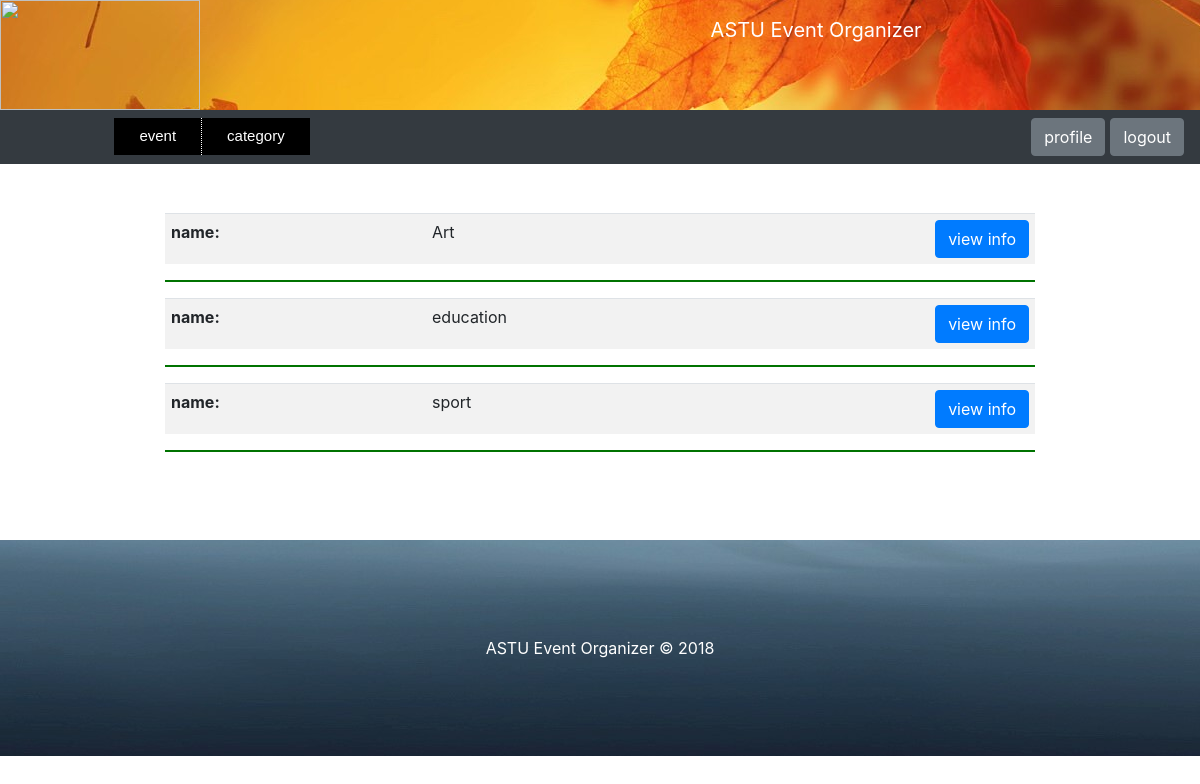
Screenshot of /view-category/ (signed in) with the database file from the repository.
### event/models.py (models this page shows, shortened)
class Category(models.Model):
    name = models.CharField(max_length=200, unique=True)
    description = models.TextField(blank=True)
    photo = models.ImageField(upload_to='', blank=True)
    def image_tag(self):
        return mark_safe('<img src="%s" width="150" height="150"/>' % self.photo.url)
    image_tag.short_description = 'Photo'
    image_tag.allow_tags = True

### event/views.py (the view)
# urls.py: path('view-category/', views.view_category, name='view_category'),
def view_category(request):
    organization_email = request.session.get('organization_auth')
    if not organization_email:
        raise Http404("You are not Logged in")
    category = Category.objects.all().order_by('name')
    for i in category:
        i.image = "Images/" + str(i.photo)
    return render(request, 'webpages/view_category.html', {'category': category})

### event/templates/webpages/view_category.html (shortened to what this page needs)
<!DOCTYPE html>
<html lang="en">
    <head class="header-site">
        {% load static %}
        {% load filter %}
            {% include "webpages/organization_homepage.html" %}
        <link rel="stylesheet" href="{% static 'files/bootstrap/css/bootstrap.css' %}"  type="text/css" >
        <link rel="stylesheet" href="{% static 'files/style2.css' %}"  type="text/css" >
        <link rel="stylesheet" href="{% static 'files/style3.css' %}"  type="text/css" >
        <link rel="stylesheet" href="{% static 'files/style4.css' %}"  type="text/css" >
        <link rel="stylesheet" href="{% static 'files/style5.css' %}"  type="text/css" >
        <link rel="stylesheet" href="{% static 'files/style6.css' %}"  type="text/css" >
    </head>
    <body>
        {% for i in category %}
            <div class="container col-9">
                <table class="table table-striped" >
                    <tr>
                        <td style="width: 30%;"><strong>name:</strong></td>
                        <td style="width: 50%;">{{i.name}}</td>
                        <td style="width: 20%;" align="right">
                            <input type="button"  id ="button2-{{i.id}}" class="btn btn-primary"  onclick="myFunction2({{i.id}})"
                            value="view info" style="margin-left:15px;">
                        </td>
                    </tr>
                </table>
            </div>
           <div class="container col-9">
             <hr>
           </div>
        {% endfor %}
    </body>
    <footer>
        {% include "webpages/footer.html" %}
    </footer>
</html>

### event/static/files/style3.css (style rules this page uses)
a.butt:link, a.back:visited, { background-color: #11aa44; color: white; }
table, th, td { border: 1px solid black; }

### event/static/files/style6.css (style rules this page uses)
.table-striped>tbody>tr>td { padding:6px; text-font:8px; }
hr { background-color: green; border-width:2px; }

### rows the page displays
Category: name "Art"
Category: name "education"
Category: name "sport"
